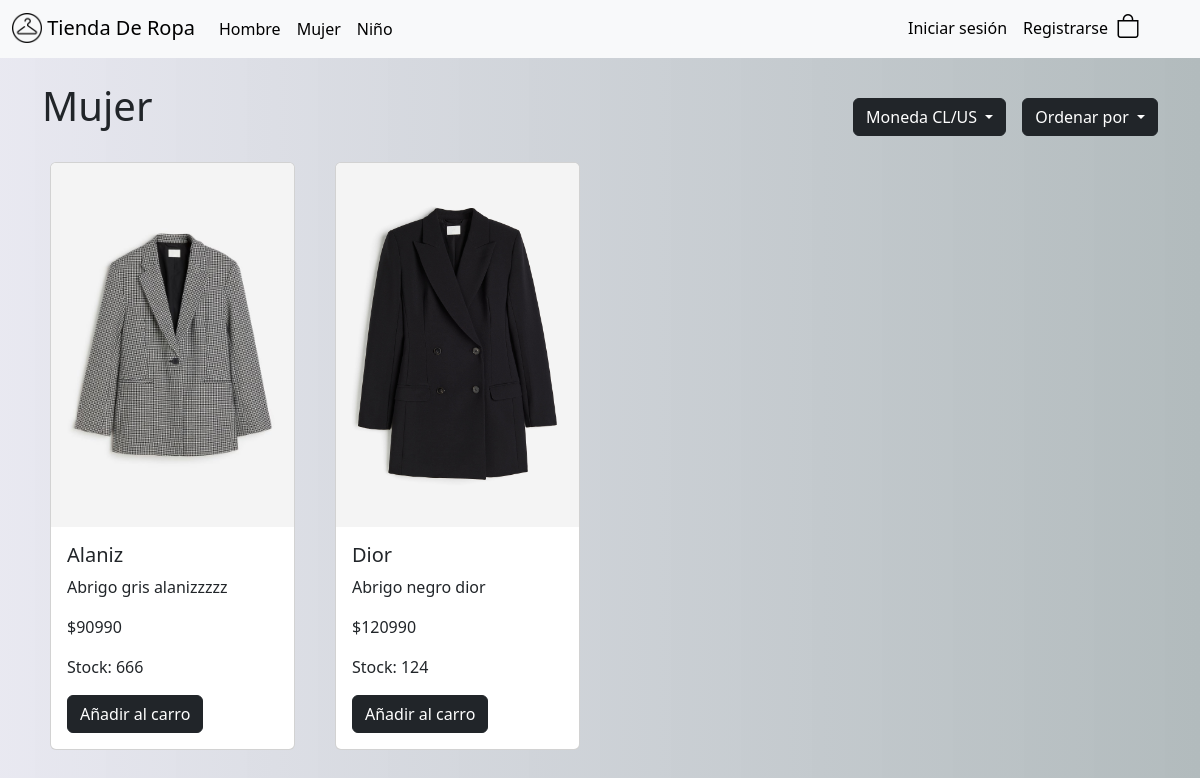
Screenshot of /mujer with the database file from the repository.
### productos/models.py (models this page shows, shortened)
class Producto(models.Model):
    categoria = models.ForeignKey(Categoria, on_delete=models.CASCADE, verbose_name='Categoría')
    imagen = models.ImageField(upload_to='productos/', null=True, blank=True, verbose_name='Imagen')
    marca = models.ForeignKey(Marca, on_delete=models.CASCADE, verbose_name="Marca")
    descripcion = models.CharField(max_length=100,verbose_name='Descripción')
    precio = models.IntegerField(verbose_name='Precio')
    stock = models.IntegerField(verbose_name='Stock')
    barcode = models.CharField(unique=True, max_length=13, blank=True, null=True, verbose_name='Codigo de Barras(No ingresar, ¡se genera solo!)')
    class Meta:
        verbose_name = 'Producto'
        verbose_name_plural = 'Productos'
        ordering = ['categoria', 'marca', 'descripcion']

class Marca(models.Model):
    nombre = models.CharField(unique=True, max_length=100)
    activo = models.BooleanField()
    def __str__(self):
        return self.nombre
    class Meta:
        verbose_name = 'Marca'
        verbose_name_plural = 'Marcas'
        ordering = ['nombre']

### productos/views.py (the view)
# urls.py: path("mujer", views.mujer, name="mujer"),
def mujer(request):
    categoria_mujer = get_object_or_404(Categoria, nombre="Mujer")
    productos = Producto.objects.filter(categoria=categoria_mujer)
    context = {"productos": productos}
    return render(request, 'mujer.html', context)

### productos/templates/mujer.html (shortened to what this page needs)
{%extends "base_productos.html"%}{%block tittle%}Tienda{%endblock%}
{%block nombre%}Mujer{%endblock%}
{%block content%}
<div class="row">
    {% for producto in productos %}
    <div class="col col-md-3 d-flex justify-content-center">
        <div class="card mb-4" style="width: 18rem;">
            <img src="{{ producto.imagen.url }}" class="card-img-top clickable" alt="...">
            <div class="card-body">
                <h5 class="card-title">{{ producto.marca }}</h5>
                <p class="card-text">{{ producto.descripcion }}</p>
                <p class="precio">${{ producto.precio }}</p>
                <p class="stock">Stock: <span class="stock-quantity">{{ producto.stock }}</span></p>
                <form action="#" method="post">
                    <button type="submit" class="agregar btn btn-dark">Añadir al carro</button>
                </form>
            </div>
        </div>
    </div>
    {% endfor %}
</div>
{%endblock%}

### static/css/style.css (style rules this page uses)
body { background: rgb(2,0,36); background: linear-gradient(90deg, rgba(2,0,36,1) 0%, rgba(231,231,240,0.9332107843137255) 0%, rgba(178,187,189,1) 100%); }
.card { margin: 0 .5em; }

### rows the page displays
Producto: imagen (picture), marca "Alaniz", descripcion "Abrigo gris alanizzzzz", precio "90990", stock "666"
Producto: imagen (picture), marca "Dior", descripcion "Abrigo negro dior", precio "120990", stock "124"
